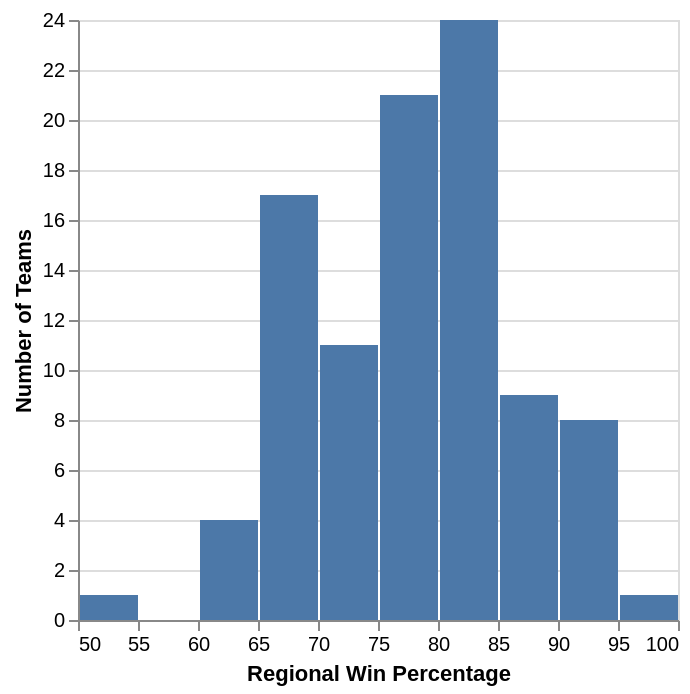

Notebook code cell kept with this figure:
### Markdown cell above
<div style="background-color: #f0f0f0; padding: 10px;">
    
#### Task 4.4: Plot the distribution of two relevant variables in the raw data (4 points)

- Use `altair` to plot the distribution of one of the numeric variables in your tidied data set.

- Use `altair` to create a visualization showing the relative proportions of each category/level for one of categorical variable in your tidied data set. 

- Clearly label the variable that is being plotted in each plot.

*Notes:* 
- *Be sure the output is as clear as possible, provide an English title along with readable x and y column names*

- *You may also add more code cells to this section*

</div>

### Code cell
import altair as alt

tidy_dist = alt.Chart(wmm_tidy).mark_bar().encode(
    x = alt.X("reg_wins_pct").title("Regional Win Percentage").bin(maxbins=20),
    y = alt.Y("count()").title("Number of Teams")
)

tidy_dist

### Figure 1 — Vega-Lite specification as saved in the notebook (floating-point values rounded to 4 significant figures)
{"config": {"view": {"continuousWidth": 300, "continuousHeight": 300}}, "data": {"name": "data-cf216c69a7f94ce19a87af09c7742b5c"}, "mark": {"type": "bar"}, "encoding": {"x": {"bin": {"maxbins": 20}, "field": "reg_wins_pct", "title": "Regional Win Percentage", "type": "quantitative"}, "y": {"aggregate": "count", "title": "Number of Teams", "type": "quantitative"}}, "$schema": "https://vega.github.io/schema/vega-lite/v5.20.1.json", "datasets": {"data-cf216c69a7f94ce19a87af09c7742b5c": [{"year": 1983, "school": "Auburn", "seed": 5, "conf_wins_pct": 75.0, "reg_wins_pct": 76.7, "tourney_finish": "top_16_loss"}, {"year": 1983, "school": "Georgia", "seed": 2, "conf_wins_pct": 50.0, "reg_wins_pct": 80.0, "tourney_finish": "top_4_loss"}, {"year": 1983, "school": "Kentucky", "seed": 3, "conf_wins_pct": 75.0, "reg_wins_pct": 85.2, "tourney_finish": "first_round_loss"}, {"year": 1983, "school": "Ole Miss", "seed": 4, "conf_wins_pct": 75.0, "reg_wins_pct": 83.3, "tourney_finish": "top_16_loss"}, {"year": 1983, "school": "Tennessee", "seed": 1, "conf_wins_pct": 87.5, "reg_wins_pct": 76.7, "tourney_finish": "top_8_loss"}, {"year": 1984, "school": "Alabama", "seed": 2, "conf_wins_pct": 62.5, "reg_wins_pct": 73.3, "tourney_finish": "top_16_loss"}, {"year": 1984, "school": "Georgia", "seed": 1, "conf_wins_pct": 87.5, "reg_wins_pct": 93.3, "tourney_finish": "top_8_loss"}, {"year": 1984, "school": "Louisville", "seed": 5, "conf_wins_pct": 70.0, "reg_wins_pct": 51.6, "tourney_finish": "first_round_loss"}, {"year": 1984, "school": "LSU", "seed": 5, "conf_wins_pct": 62.5, "reg_wins_pct": 78.6, "tourney_finish": "top_16_loss"}, {"year": 1984, "school": "Ole Miss", "seed": 4, "conf_wins_pct": 75.0, "reg_wins_pct": 82.1, "tourney_finish": "top_16_loss"}, {"year": 1984, "school": "Tennessee", "seed": 3, "conf_wins_pct": 87.5, "reg_wins_pct": 67.9, "tourney_finish": "top_2_loss"}, {"year": 1985, "school": "Auburn", "seed": 3, "conf_wins_pct": 62.5, "reg_wins_pct": 82.8, "tourney_finish": "top_16_loss"}, {"year": 1985, "school": "Georgia", "seed": 2, "conf_wins_pct": 87.5, "reg_wins_pct": 86.2, "tourney_finish": "top_2_loss"}, {"year": 1985, "school": "Memphis", "seed": 6, "conf_wins_pct": 90.0, "reg_wins_pct": 79.3, "tourney_finish": "first_round_loss"}, {"year": 1985, "school": "Ole Miss", "seed": 2, "conf_wins_pct": 100.0, "reg_wins_pct": 93.1, "tourney_finish": "top_8_loss"}, {"year": 1985, "school": "Southern Miss.", "seed": 7, "conf_wins_pct": 80.0, "reg_wins_pct": 72.4, "tourney_finish": "first_round_loss"}, {"year": 1985, "school": "Tennessee", "seed": 3, "conf_wins_pct": 50.0, "reg_wins_pct": 70.0, "tourney_finish": "top_16_loss"}, {"year": 1996, "school": "DePaul", "seed": 7, "conf_wins_pct": 92.9, "reg_wins_pct": 69.0, "tourney_finish": "second_round_loss"}, {"year": 1996, "school": "George Washington", "seed": 6, "conf_wins_pct": 87.5, "reg_wins_pct": 80.6, "tourney_finish": "second_round_loss"}, {"year": 1996, "school": "Massachusetts", "seed": 8, "conf_wins_pct": 68.8, "reg_wins_pct": 69.0, "tourney_finish": "first_round_loss"}, {"year": 1996, "school": "Memphis", "seed": 8, "conf_wins_pct": 71.4, "reg_wins_pct": 66.7, "tourney_finish": "first_round_loss"}, {"year": 1996, "school": "Notre Dame", "seed": 12, "conf_wins_pct": 83.3, "reg_wins_pct": 75.9, "tourney_finish": "second_round_loss"}, {"year": 1996, "school": "Rhode Island", "seed": 10, "conf_wins_pct": 81.3, "reg_wins_pct": 75.0, "tourney_finish": "first_round_loss"}, {"year": 1996, "school": "Southern Miss.", "seed": 9, "conf_wins_pct": 78.6, "reg_wins_pct": 75.0, "tourney_finish": "second_round_loss"}, {"year": 1996, "school": "Tulane", "seed": 14, "conf_wins_pct": 64.3, "reg_wins_pct": 70.0, "tourney_finish": "first_round_loss"}, {"year": 1996, "school": "UConn", "seed": 1, "conf_wins_pct": 94.4, "reg_wins_pct": 90.9, "tourney_finish": "top_4_loss"}, {"year": 1997, "school": "DePaul", "seed": 12, "conf_wins_pct": 71.4, "reg_wins_pct": 71.4, "tourney_finish": "first_round_loss"}, {"year": 1997, "school": "George Washington", "seed": 5, "conf_wins_pct": 100.0, "reg_wins_pct": 83.3, "tourney_finish": "top_8_loss"}, {"year": 1997, "school": "Louisville", "seed": 10, "conf_wins_pct": 85.7, "reg_wins_pct": 71.4, "tourney_finish": "first_round_loss"}, {"year": 1997, "school": "Marquette", "seed": 12, "conf_wins_pct": 71.4, "reg_wins_pct": 69.0, "tourney_finish": "second_round_loss"}, {"year": 1997, "school": "Memphis", "seed": 11, "conf_wins_pct": 85.7, "reg_wins_pct": 78.6, "tourney_finish": "first_round_loss"}, {"year": 1997, "school": "Notre Dame", "seed": 6, "conf_wins_pct": 94.4, "reg_wins_pct": 81.8, "tourney_finish": "top_4_loss"}, {"year": 1997, "school": "Saint Joseph's", "seed": 7, "conf_wins_pct": 93.8, "reg_wins_pct": 86.2, "tourney_finish": "second_round_loss"}, {"year": 1997, "school": "San Diego St.", "seed": 11, "conf_wins_pct": 93.8, "reg_wins_pct": 79.3, "tourney_finish": "first_round_loss"}, {"year": 1997, "school": "Tulane", "seed": 4, "conf_wins_pct": 85.7, "reg_wins_pct": 86.7, "tourney_finish": "second_round_loss"}, {"year": 1997, "school": "UC Santa Barbara", "seed": 13, "conf_wins_pct": 93.3, "reg_wins_pct": 82.8, "tourney_finish": "first_round_loss"}, {"year": 1997, "school": "UConn", "seed": 1, "conf_wins_pct": 100.0, "reg_wins_pct": 100.0, "tourney_finish": "top_8_loss"}, {"year": 1997, "school": "Utah", "seed": 5, "conf_wins_pct": 93.8, "reg_wins_pct": 82.8, "tourney_finish": "second_round_loss"}, {"year": 1998, "school": "Colorado St.", "seed": 12, "conf_wins_pct": 78.6, "reg_wins_pct": 82.1, "tourney_finish": "second_round_loss"}, {"year": 1998, "school": "George Washington", "seed": 10, "conf_wins_pct": 75.0, "reg_wins_pct": 67.9, "tourney_finish": "second_round_loss"}, {"year": 1998, "school": "Hawaii", "seed": 8, "conf_wins_pct": 92.9, "reg_wins_pct": 88.9, "tourney_finish": "first_round_loss"}, {"year": 1998, "school": "Kent St.", "seed": 13, "conf_wins_pct": 100.0, "reg_wins_pct": 79.3, "tourney_finish": "first_round_loss"}, {"year": 1998, "school": "Louisville", "seed": 10, "conf_wins_pct": 75.0, "reg_wins_pct": 63.3, "tourney_finish": "second_round_loss"}, {"year": 1998, "school": "Marquette", "seed": 10, "conf_wins_pct": 81.3, "reg_wins_pct": 78.6, "tourney_finish": "first_round_loss"}, {"year": 1998, "school": "Massachusetts", "seed": 13, "conf_wins_pct": 68.8, "reg_wins_pct": 65.5, "tourney_finish": "first_round_loss"}, {"year": 1998, "school": "Memphis", "seed": 5, "conf_wins_pct": 87.5, "reg_wins_pct": 75.9, "tourney_finish": "first_round_loss"}, {"year": 1998, "school": "Miami (FL)", "seed": 11, "conf_wins_pct": 72.2, "reg_wins_pct": 67.9, "tourney_finish": "first_round_loss"}, {"year": 1998, "school": "New Mexico", "seed": 8, "conf_wins_pct": 71.4, "reg_wins_pct": 81.3, "tourney_finish": "first_round_loss"}, {"year": 1998, "school": "Notre Dame", "seed": 9, "conf_wins_pct": 66.7, "reg_wins_pct": 69.0, "tourney_finish": "top_16_loss"}, {"year": 1998, "school": "Rutgers", "seed": 5, "conf_wins_pct": 77.8, "reg_wins_pct": 69.0, "tourney_finish": "top_16_loss"}, {"year": 1998, "school": "SMU", "seed": 11, "conf_wins_pct": 78.6, "reg_wins_pct": 75.0, "tourney_finish": "first_round_loss"}, {"year": 1998, "school": "Tulane", "seed": 12, "conf_wins_pct": 75.0, "reg_wins_pct": 77.8, "tourney_finish": "first_round_loss"}, {"year": 1998, "school": "UC Santa Barbara", "seed": 11, "conf_wins_pct": 93.3, "reg_wins_pct": 83.9, "tourney_finish": "second_round_loss"}, {"year": 1998, "school": "UConn", "seed": 2, "conf_wins_pct": 94.4, "reg_wins_pct": 93.9, "tourney_finish": "top_8_loss"}, {"year": 1998, "school": "Utah", "seed": 7, "conf_wins_pct": 78.6, "reg_wins_pct": 80.8, "tourney_finish": "first_round_loss"}, {"year": 1998, "school": "Virginia Tech", "seed": 11, "conf_wins_pct": 68.8, "reg_wins_pct": 70.0, "tourney_finish": "second_round_loss"}, {"year": 1999, "school": "Cincinnati", "seed": 12, "conf_wins_pct": 75.0, "reg_wins_pct": 73.3, "tourney_finish": "first_round_loss"}, {"year": 1999, "school": "Colorado St.", "seed": 2, "conf_wins_pct": 100.0, "reg_wins_pct": 93.9, "tourney_finish": "top_16_loss"}, {"year": 1999, "school": "Louisville", "seed": 10, "conf_wins_pct": 75.0, "reg_wins_pct": 67.7, "tourney_finish": "first_round_loss"}, {"year": 1999, "school": "Marquette", "seed": 8, "conf_wins_pct": 75.0, "reg_wins_pct": 75.0, "tourney_finish": "first_round_loss"}, {"year": 1999, "school": "Saint Joseph's", "seed": 11, "conf_wins_pct": 87.5, "reg_wins_pct": 80.6, "tourney_finish": "second_round_loss"}, {"year": 1999, "school": "SMU", "seed": 11, "conf_wins_pct": 78.6, "reg_wins_pct": 65.5, "tourney_finish": "second_round_loss"}, {"year": 1999, "school": "Toledo", "seed": 6, "conf_wins_pct": 87.5, "reg_wins_pct": 83.3, "tourney_finish": "first_round_loss"}, {"year": 1999, "school": "Tulane", "seed": 6, "conf_wins_pct": 75.0, "reg_wins_pct": 82.8, "tourney_finish": "first_round_loss"}, {"year": 1999, "school": "UC Santa Barbara", "seed": 10, "conf_wins_pct": 100.0, "reg_wins_pct": 89.7, "tourney_finish": "first_round_loss"}, {"year": 1999, "school": "Virginia Tech", "seed": 4, "conf_wins_pct": 93.8, "reg_wins_pct": 92.9, "tourney_finish": "top_16_loss"}, {"year": 1999, "school": "Xavier", "seed": 8, "conf_wins_pct": 68.8, "reg_wins_pct": 74.2, "tourney_finish": "second_round_loss"}, {"year": 2000, "school": "George Washington", "seed": 7, "conf_wins_pct": 87.5, "reg_wins_pct": 83.3, "tourney_finish": "second_round_loss"}, {"year": 2000, "school": "Kent St.", "seed": 9, "conf_wins_pct": 93.8, "reg_wins_pct": 83.3, "tourney_finish": "first_round_loss"}, {"year": 2000, "school": "Marquette", "seed": 7, "conf_wins_pct": 87.5, "reg_wins_pct": 78.6, "tourney_finish": "first_round_loss"}, {"year": 2000, "school": "Saint Joseph's", "seed": 10, "conf_wins_pct": 87.5, "reg_wins_pct": 82.8, "tourney_finish": "second_round_loss"}, {"year": 2000, "school": "Tulane", "seed": 6, "conf_wins_pct": 75.0, "reg_wins_pct": 86.7, "tourney_finish": "second_round_loss"}, {"year": 2000, "school": "UAB", "seed": 11, "conf_wins_pct": 50.0, "reg_wins_pct": 61.3, "tourney_finish": "top_16_loss"}, {"year": 2000, "school": "UC Santa Barbara", "seed": 4, "conf_wins_pct": 100.0, "reg_wins_pct": 90.9, "tourney_finish": "first_round_loss"}, {"year": 2000, "school": "Xavier", "seed": 6, "conf_wins_pct": 81.3, "reg_wins_pct": 86.7, "tourney_finish": "first_round_loss"}, {"year": 2001, "school": "Denver", "seed": 10, "conf_wins_pct": 87.5, "reg_wins_pct": 80.0, "tourney_finish": "first_round_loss"}, {"year": 2001, "school": "Louisville", "seed": 13, "conf_wins_pct": 87.5, "reg_wins_pct": 67.9, "tourney_finish": "first_round_loss"}, {"year": 2001, "school": "Toledo", "seed": 12, "conf_wins_pct": 93.8, "reg_wins_pct": 83.3, "tourney_finish": "first_round_loss"}, {"year": 2001, "school": "Tulane", "seed": 10, "conf_wins_pct": 75.0, "reg_wins_pct": 71.0, "tourney_finish": "first_round_loss"}, {"year": 2002, "school": "Kent St.", "seed": 14, "conf_wins_pct": 81.3, "reg_wins_pct": 66.7, "tourney_finish": "first_round_loss"}, {"year": 2002, "school": "Temple", "seed": 14, "conf_wins_pct": 75.0, "reg_wins_pct": 66.7, "tourney_finish": "first_round_loss"}, {"year": 2003, "school": "George Washington", "seed": 7, "conf_wins_pct": 93.8, "reg_wins_pct": 80.0, "tourney_finish": "second_round_loss"}, {"year": 2003, "school": "Georgia St.", "seed": 16, "conf_wins_pct": 75.0, "reg_wins_pct": 66.7, "tourney_finish": "first_round_loss"}, {"year": 2003, "school": "Western Mich.", "seed": 14, "conf_wins_pct": 62.5, "reg_wins_pct": 64.5, "tourney_finish": "first_round_loss"}, {"year": 2003, "school": "Xavier", "seed": 10, "conf_wins_pct": 68.8, "reg_wins_pct": 69.0, "tourney_finish": "first_round_loss"}, {"year": 2004, "school": "Eastern Mich.", "seed": 14, "conf_wins_pct": 75.0, "reg_wins_pct": 75.9, "tourney_finish": "first_round_loss"}, {"year": 2004, "school": "George Washington", "seed": 8, "conf_wins_pct": 87.5, "reg_wins_pct": 75.9, "tourney_finish": "first_round_loss"}, {"year": 2004, "school": "Middle Tenn.", "seed": 13, "conf_wins_pct": 71.4, "reg_wins_pct": 76.7, "tourney_finish": "second_round_loss"}, {"year": 2004, "school": "Temple", "seed": 11, "conf_wins_pct": 87.5, "reg_wins_pct": 70.0, "tourney_finish": "first_round_loss"}, {"year": 2016, "school": "Belmont", "seed": 13, "conf_wins_pct": 81.3, "reg_wins_pct": 75.0, "tourney_finish": "first_round_loss"}, {"year": 2016, "school": "Buffalo", "seed": 14, "conf_wins_pct": 44.4, "reg_wins_pct": 60.6, "tourney_finish": "first_round_loss"}, {"year": 2017, "school": "Belmont", "seed": 13, "conf_wins_pct": 100.0, "reg_wins_pct": 84.4, "tourney_finish": "first_round_loss"}, {"year": 2017, "school": "Toledo", "seed": 10, "conf_wins_pct": 66.7, "reg_wins_pct": 75.8, "tourney_finish": "first_round_loss"}, {"year": 2018, "school": "Belmont", "seed": 12, "conf_wins_pct": 100.0, "reg_wins_pct": 91.2, "tourney_finish": "first_round_loss"}, {"year": 2018, "school": "Buffalo", "seed": 11, "conf_wins_pct": 88.9, "reg_wins_pct": 84.4, "tourney_finish": "top_16_loss"}, {"year": 2018, "school": "Central Mich.", "seed": 11, "conf_wins_pct": 94.4, "reg_wins_pct": 87.5, "tourney_finish": "top_16_loss"}]}}
